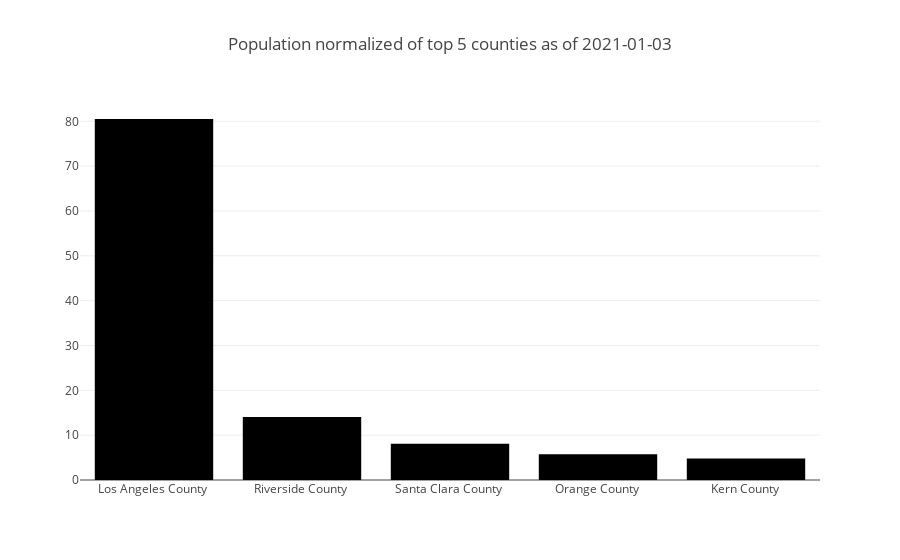

Notebook code cell kept with this figure:
### Code cell
df_ca = df_confirmed[df_confirmed['State'] == 'CA']
df_ca = df_ca[['County Name', '2021-01-03']].reset_index(drop=True)
df_ca_pop = df_pop[df_pop['State'] == 'CA'].drop([192]).reset_index(drop=True)
df_norm_counties = pd.DataFrame({'County Name': df_ca['County Name'], 'Normalized': df_ca['2021-01-03']/df_pop['population']}, index = df_ca.index)
df_norm_counties.sort_values('Normalized', ascending=False, inplace=True)
fig = go.Figure(
    data=[go.Bar(y=df_norm_counties['Normalized'].iloc[1:6],x=df_norm_counties['County Name'].iloc[1:6])],
    layout_title_text="Population normalized of top 5 counties as of 2021-01-03"
)
fig.show()

### Figure 1 — Plotly figure (JSON) as saved in the notebook; plotly's stock layout.template omitted (floating-point values rounded to 4 significant figures)
{"data": [{"x": ["Los Angeles County ", "Riverside County ", "Santa Clara County ", "Orange County ", "Kern County "], "y": [80.51, 14.06, 8.064, 5.759, 4.785], "type": "bar"}], "layout": {"title": {"text": "Population normalized of top 5 counties as of 2021-01-03"}}}
